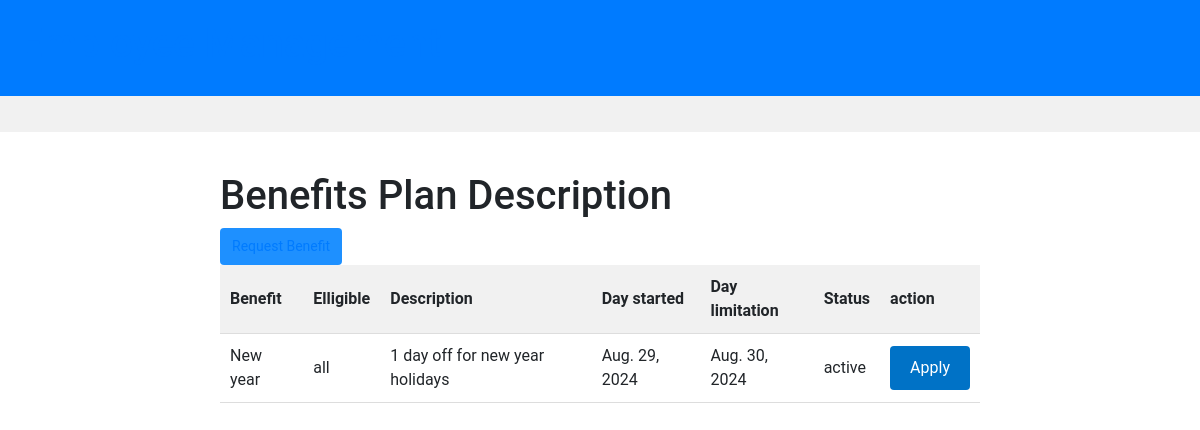
The page /benefit/plans/bsratmulugeta@gmail.com (signed in) on the database its author committed.
### benefits/models.py (models this page shows, shortened)
class Benefit(models.Model):
    id = models.AutoField(primary_key=True)
    name = models.CharField(max_length=200)
    type = models.CharField(max_length=200)
    cost = models.IntegerField(default=0)
    description = models.CharField(max_length=500)
    elligible = models.CharField(max_length=500, default='all')
    effective_date = models.DateField(default='07-11-2013')
    expiration_date = models.DateField()
    class Meta :
        db_table = "Benefit"

### benefits/views.py (the view, shortened to what this page needs)
# urls.py: path("plans/<str:eid>", views.plans),
@login_required(login_url="emp_login")
def plans(request,eid):
    now = datetime.date.today()
    plan = Benefit.objects.all()
    em = CustomUser.objects.filter(email=eid).first()
    return render (request , 'benefit/plans.html',{'plans':plan,'time':now , 'eid':em.email} )

### templates/benefit/plans.html (shortened to what this page needs)
{% extends 'base.html' %}
{% block content %}
{% load static %}
<link rel="stylesheet" href="{% static 'style.css' %}">
  <div class="container">
    <h1>Benefits Plan Description </h1>
    <button class="top-right-button"><a href="enroll/{{eid}}">Request Benefit</a></button>
    <table>
      <thead>
        <tr>
          <th>Benefit</th>
          <th>Elligible</th>
          <th>Description</th>
          <th>Day started</th>
          <th>Day limitation</th>
          <th>Status</th>
          <th>action</th>
        </tr>
      </thead>
      <tbody>
        {% for p in plans %}
        {% if p.expiration_date  >= time %}
        <tr>
          <td>{{p.name}}</td>
          <td>{{p.elligible}}</td>
          <td>{{p.description}}</td>
          <td>{{p.effective_date}}</td>
          <td>{{p.expiration_date}}</td>
          <td>active</td>
          <td><button class="show-popup-button" data-title="{{p.name}}  , Elligiblity: {{p.elligible}}" data-text="{{p.name}}">Apply</button></td>
          {% endif %}
        </tr>
        {% endfor %}
      </tbody>
    </table>
  </div>
{% endblock %}

### static/style.css (style rules this page uses)
body { font-family: 'Roboto', sans-serif; margin: 0; padding: 0; }
table { width: 100%; border-collapse: collapse; }
th, td { padding: 10px; text-align: left; border-bottom: 1px solid #ddd; }
th { background-color: #f1f1f1; }
.show-popup-button { background-color: #0072c6; color: white; padding: 10px 20px; border: none; border-radius: 4px; cursor: pointer; font-size: 16px; }
.container { max-width: 800px; margin: 0 auto; padding: 40px 20px; }
button { background-color: #1e90ff; color: #fff; border: none; border-radius: 4px; padding: 8px 12px; cursor: pointer; font-size: 14px; }

### rows shown on the page
Benefit: name "New year", elligible "all", description "1 day off for new year holidays", effective_date "Aug. 29, 2024", expiration_date "Aug. 30, 2024"
